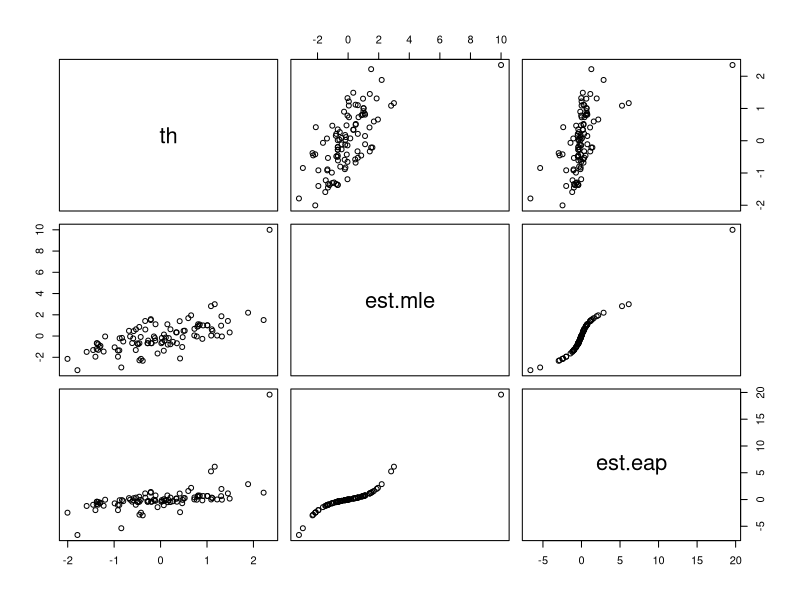
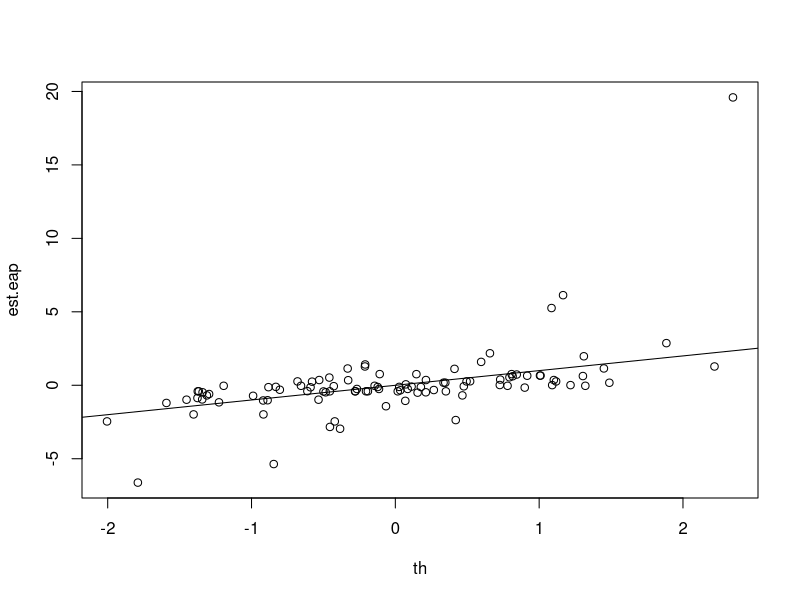
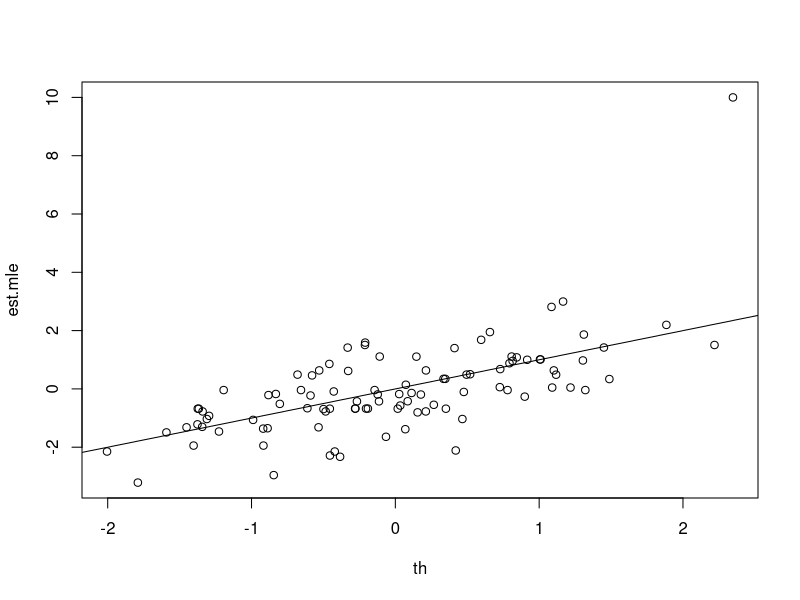

Recreate these plots in R, in order.
get_pr<-function(th,a,b,c) {
    x<-a*(th-b)
    c+(1-c)/(1+exp(-x))
}
f1<-function(th,resp,a,b,c) { #used in straight MLE
    p<-get_pr(th,a,b,c)
    -sum(resp*log(p)+(1-resp)*log(1-p))
}
rmse<-function(x,y) sqrt(mean((x-y)^2))

ni<-10
b<-rnorm(ni) #difficulties
a<-exp(rnorm(ni,mean=0,sd=.25)) #discriminations
c<-runif(ni,min=0,max=0)

th<-rnorm(100)
est.mle<-est.eap<-numeric()

for (i in 1:length(th)) {
    ##we'll use th to simulate data
    p<-get_pr(th[i],a,b,c)
    resp<-rbinom(length(p),1,p)
    ##old MLE estimation based on optimization of f1
    est.mle[i]<-optim(0,f1,method='Brent',lower=-10,upper=10,a=a,b=b,c=c,resp=resp)$par
    ##EAP estimation!!
    x<-seq(-5,5,length.out=1000)
    n<-d<-numeric() #numerator and deminator here  ##https://www.rasch.org/rmt/rmt163i.htm
    for (ii in 1:length(x)) {
        x0<-x[ii]
        p<-get_pr(x0,a,b,c)
        p<-prod(p^resp*(1-p)^(1-resp))
        prior_density <- dnorm(x0, mean = 0, sd = 2)
       # n[ii]<-x0*dnorm(x0)*p
        n[ii]<-x0*prior_density*p
        d[ii]<-dnorm(x0)*p
    }
    est.eap[i]<-sum(n)/sum(d)
}
df<-data.frame(th=th,est.mle=est.mle,est.eap=est.eap)
plot(df); abline(0,1)
rmse(th,est.mle)
rmse(th,est.eap) ##what do you notice about the RMSEs?

plot(th, est.eap); abline(0,1)
plot(th, est.mle); abline(0,1)
